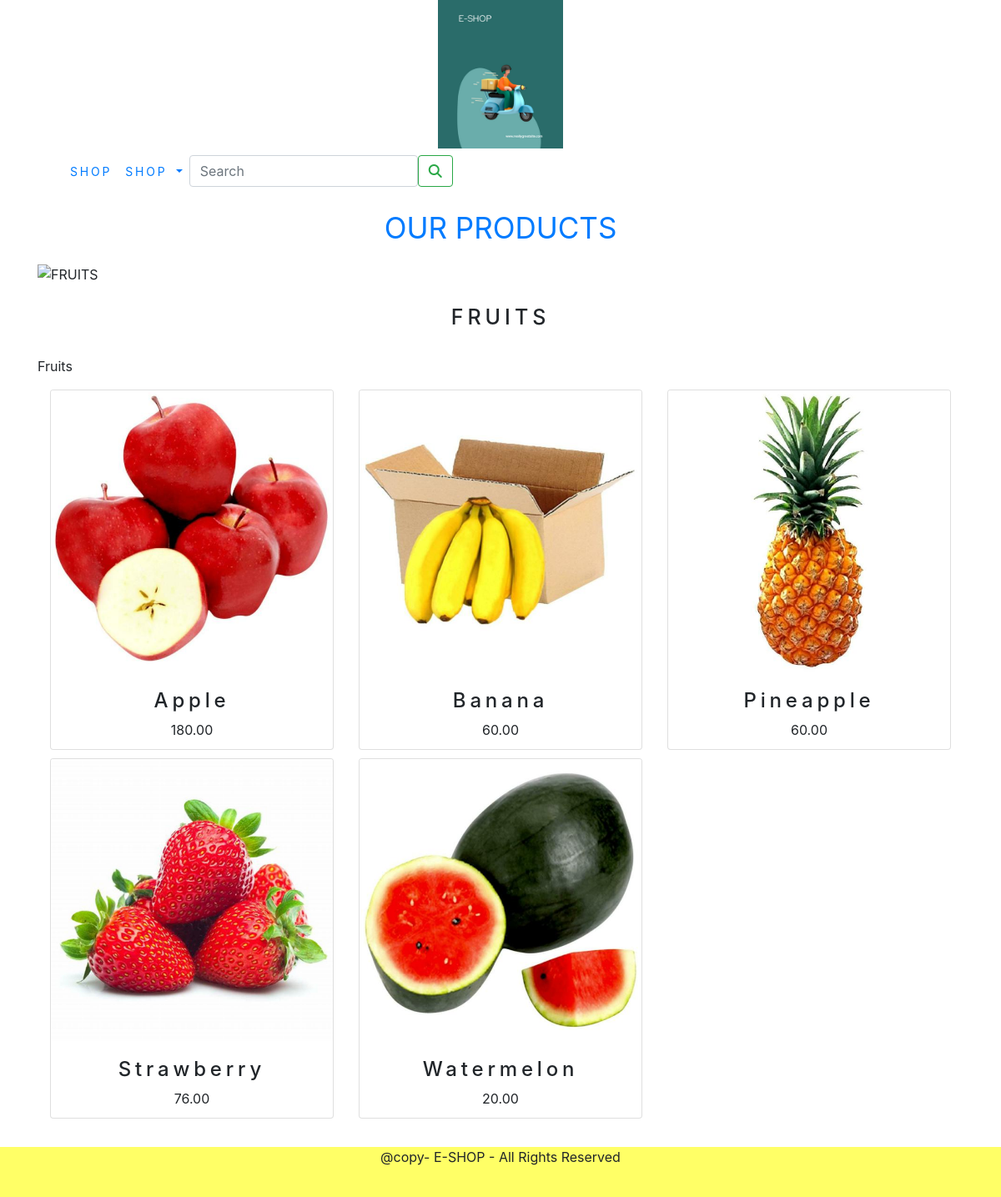
/fruits/, run on the app's committed database.
### shop/models.py (models this page shows, shortened)
class Category(models.Model):
    name = models.CharField(max_length=250, unique=True)
    slug = models.SlugField(max_length=250, unique=True)
    description = models.TextField(blank=True)
    image = models.ImageField(upload_to='Category', blank=True)
    class Meta:
        ordering = ('name',)
        verbose_name = 'Category'
        verbose_name_plural = 'Categories'
    def get_url(self):
        return reverse('shop:Products_by_Category', args=[self.slug])

class Product(models.Model):
    name = models.CharField(max_length=250, unique=True)
    slug = models.SlugField(max_length=250, unique=True)
    description = models.TextField(blank=True)
    price = models.DecimalField(max_digits=10, decimal_places=2)
    category = models.ForeignKey(Category, on_delete=models.CASCADE)
    image = models.ImageField(upload_to='Products', blank=True)
    stock = models.IntegerField()
    available = models.BooleanField(default=True)
    created = models.DateTimeField(auto_now_add=True)
    updated = models.DateTimeField(auto_now=True)
    def get_url(self):
        return reverse('shop:prodcatdetail', args=[self.category.slug, self.slug])
    class Meta:
        ordering = ('name',)
        verbose_name = 'Product'
        verbose_name_plural = 'Products'

### shop/views.py (the view)
# urls.py: path('', views.allProdCat, name='allProdCat'),
def allProdCat(request, c_slug=None):
    c_page = None
    products_list = None
    if c_slug != None:
        c_page = get_object_or_404(Category, slug=c_slug)
        products_list = Product.objects.all().filter(category=c_page, available=True)
    else:
        products_list = Product.objects.all().filter(available=True)
    paginator = Paginator(products_list,6)
    try:
        page = int(request.GET.get('page','1'))
    except:
        page = 1
    try:
        products = paginator.page(page)
    except (EmptyPage,InvalidPage):
        products = paginator.page(paginator.num_pages)
    return render(request, 'category.html', {'category': c_page, 'products': products})

### cart/context_processors.py (called while the page is built)
def counter(request):
    item_count = 0
    if 'admin' in request.path:
        return {}
    else:
        try:
            cart = Cart.objects.filter(cart_id = _cart_id(request))
            cart_items = CartItem.objects.all().filter(cart=cart[:1])
            for cart_item in cart_items:
                item_count = cart_item.quantity
        except cart.DoesNotExist:
            item_count = 0
    return dict(item_count=item_count)

### cart/views.py (called while the page is built)
def _cart_id(request):
    cart = request.session.session_key
    if not cart:
        cart = request.session.create()
    return cart

### shop/context_processors.py (called while the page is built)
def menu_links(request):
    links = Category.objects.all()
    return dict(links=links)

### templates/category.html (shortened to what this page needs)
{% extends 'base.html' %}
{% load static %}
{% block content %}
{% if category %}
<div>
    <div class="row my_row_class">
        <div class="mx-auto">
        <p><a href="{% url 'shop:allProdCat' %}"> OUR PRODUCTS</a> </p>
    </div>
        </div>
</div>
{% endif %}
<div class="mx-auto">
    {% if category %}
    <img class="my_image" src="{{category.img.url}}" alt="{{category.name}}" width="250px">
</div>
<br>
<div>
    <h1 class="text-center my_title"> {{ category.name }}</h1> <br>
    <p class="text-justify"> {{ category.description }}</p>
</div>
{% endif %}
<div class="container">
    <div class="row mx_auto">
        {% for product in products %}
        <div class="my_bottom_margin col-9 col-sm-12 col-md-4 col-lg-4">
            <div class="card text-center" style="min-width:18rem;height:27rem;">
                  <a href="{{product.get_url}}"><img class="card-img-top my_image" src="{{product.image.url}}" alt="{{product.name}}" width="250px"></a>
                <div class="card-body">
                    <h4> {{ product.name }}</h4>
                    <p> {{ product.price }}</p>
                </div>
            </div>
        </div>
{% endfor %}
    </div>
    <br>
</div>
  {% endblock %}

### shop/static/css/custom.css (style rules this page uses)
body { font-family: 'Signika', sans-serif; }
.my_row_class { padding-top: 15px; }
.my_row_class .mx-auto { color : #000; font-size : 35px; }
.my_image { width : 100%; height: auto; }
.my_title { font-size : 25px; text_transform: uppercase; letter-spacing : .2em; }
.my_bottom_margin { margin-bottom:10px; }
.card-body h4 { font_size : 14px; text_transform: uppercase; letter-spacing : .2em; }

### data on the page
Category: name "FRUITS", description "Fruits"
Product: image (picture), name "Apple", price "180.00"
Product: image (picture), name "Banana", price "60.00"
Product: image (picture), name "Pineapple", price "60.00"
Product: image (picture), name "Strawberry", price "76.00"
Product: image (picture), name "Watermelon", price "20.00"
